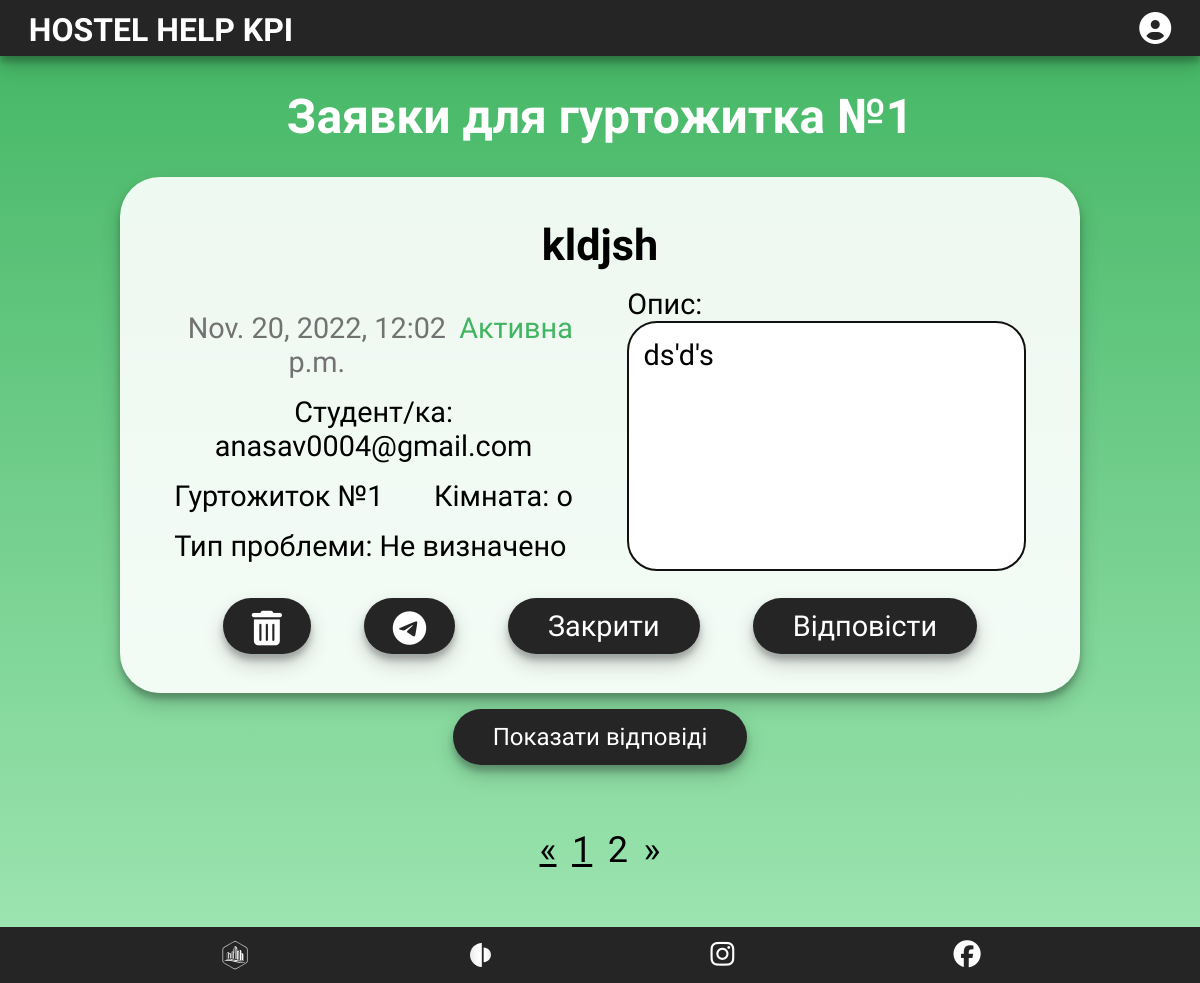
/profile/1/?page=2 (signed in), run on the app's committed database.
### hostel_help/models.py (models this page shows, shortened)
class Report(models.Model):
    PROBLEM_CHOICES = (("Електрик", "Електрик"),
                       ("Столяр", "Столяр"),
                       ("Сантехнік", "Сантехнік"),
                       ("Не визначено", "Не визначено"))
    DORMITORIES_CHOICES = ((1, "1 гуртожиток"),
                           (4, "4 гуртожиток"))
    email = models.EmailField(max_length=80, default=False)
    title = models.CharField(max_length=70)
    problem_type = models.CharField(choices=PROBLEM_CHOICES, max_length=70, default="Не визначено")
    dormitory = models.IntegerField(choices=DORMITORIES_CHOICES)
    exact_place = models.CharField(max_length=100)
    description = models.TextField()
    date = models.DateTimeField(auto_now_add=True)
    status = models.CharField(max_length=50, default="Неактивна")

### hostel_help/views.py (the view, shortened to what this page needs)
# urls.py: path('profile/', views.profile, name='profile'),
def profile(request, dormitory=None):
    if request.method == 'POST':
        if request.user.is_superuser:
            reports = Report.objects.filter(dormitory=dormitory).order_by('-date')
            replies = Contact.objects.prefetch_related('report_id').filter(report_id__in=reports.values('id'))
            form = ContactForm(request.POST)
            if form.is_valid():
                instance = form.save(commit=False)
                report_id = int(request.POST.get('report_id'))
                print(report_id)
                if report_id:
                    report = Report.objects.get(id=report_id)
                    instance.report_id = report
                instance.email = reports.get(id=report_id).email
                instance.date_report = Report.objects.get(id=report_id).date
                instance.save()
                subject = 'HOSTEL HELP KPI'
                message = instance.message
                email_from = settings.EMAIL_HOST_USER
                recipient_list = [instance.email, ]
                send_mail(subject, message, email_from, recipient_list, fail_silently=False)
                messages.success(request, f'Your message has been sent.')
                return redirect(reverse('profile', args=[dormitory]))
    else:
        if request.user.is_superuser:
            reports = Report.objects.filter(dormitory=dormitory).order_by('-date')
            replies = Contact.objects.prefetch_related('report_id').filter(report_id__in=reports.values('id'))
            page = request.GET.get('page', 1)
            paginator = Paginator(reports, 8)
            try:
                reports = paginator.page(page)
            except PageNotAnInteger:
                reports = paginator.page(1)
            except EmptyPage:
                reports = paginator.page(paginator.num_pages)
            form = ContactForm()
            return render(request, 'profile.html', {'user': request.user,
                                                    'form': form,
                                                    'reports': reports,
                                                    'replies': replies,
                                                    'dormitory': dormitory})

### templates/profile.html (shortened to what this page needs)
{% extends "base.html" %}
{% load static %}
{% block css_files %}
<link href="{% static '/css/profile.css' %}" rel="stylesheet" type="text/css" />
{% endblock css_files %}
{% block content %}
{% if user.is_superuser %}
{% if reports %}
<h1>Заявки для гуртожитка №{{ dormitory }}</h1>
{% for report in reports %}
<div class="report" id="{{ report.id }}">
   <div class="main-block">
         <h2 class="report-title">{{ report.title }}</h2>
         <div class="information">
            <div class="time-status message-elem">
               <p>{{ report.date }}</p>
               <p class="status">{{ report.status }}</p>
            </div>
            <div class="student message-elem">
               <p>Студент/ка: {{ report.email }}</p>
            </div>
            <div class="message-elem">
               <p>Гуртожиток №{{ report.dormitory }}</p>
               <p>Кімната: {{ report.exact_place }}</p>
            </div>
            <div class="message-elem">
               <p>Тип проблеми: {{ report.problem_type }}</p>
            </div>
         </div>
         <div class="description">
            <p>Опис:</p>
            <p class="message">{{ report.description }}</p>
         </div>
         <div class="report-buttons">
         <a onclick="return confirm('Ви впевнені, що бажаєте видалити запис?')"
            href="{% url 'delete_report' dormitory report.id %}" class="enter-button"><i
               class="fa-solid fa-trash-can"></i></a>
         <a href="https://t.me/share/url?url=anastasiasavchyn.pythonanywhere.com/&text={{ report.date }}%0A{{ report.email }}
                  %0A{{ report.title }}%0AТип: {{ report.problem_type }}%0AГуртожиток:{{ report.dormitory }}
                  %0AКонкретне місце: {{report.exact_place }}%0AОпис: {{ report.description }}"
            target="_blank" class="enter-button">
            <i class="fa-brands fa-telegram"><span class="fa-sr-only">Поширити в Telegram</span></i></a>
         {% if report.status == "Неактивна" or report.status == "Активна" %}
         <form action="{% url 'change_status' dormitory report.id %}?next={{ request.path|urlencode }}#{{ report.id }}"
            method="POST">
            {% if report.status == "Неактивна" %}
            <button class="enter-button" type="submit">Прийняти</button>
            {% elif report.status == "Активна" %}
            <button class="enter-button" type="submit"
               onclick="return confirm('Ви впевнені, що бажаєте закрити запис?')">Закрити</button>
            {% endif %}
         </form>
            {% endif %}
         {% if report.status == "Активна" %}
         <button class="reply-button enter-button" data-value="{{ report.id }}"
            onclick="showAnswerPopup(this)">Відповісти</button>
         {% endif %}
      </div>
   </div>
   {% if report.contact_emails.all %}
   <button class="show-replies enter-button" data-value="{{ report.id }}" onclick="showReplies(this)">Показати
      відповіді</button>
   {% endif %}
</div>
{% endfor %}
{% endif %}
{% endif %}
{% if reports.has_other_pages %}
<ul class="pagination">
   {% if reports.has_previous %}
   <li><a href="?page={{ reports.previous_page_number }}">&laquo;</a></li>
   {% else %}
   <li class="disabled"><span>&laquo;</span></li>
   {% endif %}
   {% for i in reports.paginator.page_range %}
   {% if reports.number == i %}
   <li class="active"><span>{{ i }} <span class="sr-only">(current)</span></span></li>
   {% else %}
   <li><a href="?page={{ i }}">{{ i }}</a></li>
   {% endif %}
   {% endfor %}
   {% if reports.has_next %}
   <li><a href="?page={{ reports.next_page_number }}">&raquo;</a></li>
   {% else %}
   <li class="disabled"><span>&raquo;</span></li>
   {% endif %}
</ul>
{% endif %}
{% endblock %}

### static/css/style.css (style rules this page uses)
html, body { height: 100%; margin: 0; }
:root { --main-height: 3.5rem; --main-block-black: #252525; --main-block-bg: rgba(255, 255, 255, 0.9); --margin-or-padding: 8%; --main-width: 88%; --border-radius: 40px; --box-shadow: rgba(0, 0, 0, 0.19) 0 10px 20px, rgba(0, 0, 0, 0.23) 0 6px 6px; }
button { cursor: pointer; }
* { box-sizing: border-box; }
body { font-family: 'Yanone Kaffeesatz', sans-serif; display: flex; flex-direction: column; overflow: overlay; }
a { color: #000000; }
footer a, nav a, .enter-button, header a { text-decoration: none; }
main > * { margin: 2rem auto 0; width: var(--main-width); }
main > *:last-child { margin-bottom: var(--main-height); }
.main-block { width: var(--main-width); background: var(--main-block-bg); border-radius: var(--border-radius); max-width: 50rem; padding: 1.7rem; font-size: 120%; overflow: hidden; box-shadow: var(--box-shadow); }
h1, h2 { color: #ffffff; height: fit-content; display: inline-block; padding-bottom: 0; }
form { display: flex; flex-direction: column; flex-wrap: wrap; text-align: start; }
form > *, .instruction figcaption { margin-top: 1.7rem; }
input, textarea, select, .enter-button, optgroup { font-family: "Yanone Kaffeesatz", sans-serif; display: inline-block; border: none; font-size: 75%; padding: 0.6rem; }
.enter-button { min-width: 10rem; max-width: fit-content; padding: 0 2.5rem; height: var(--main-height); line-height: var(--main-height); font-size: 100%; border-radius: 2.5rem; color: #ffffff; background: var(--main-block-black); margin: 0 auto; box-shadow: var(--box-shadow); }
a.enter-button { font-size: 100% }

### static/css/profile.css (style rules this page uses)
div.report { padding-bottom: 1rem; width: 100%; }
.report-buttons { display: flex; flex-wrap: wrap; justify-content: space-evenly; }
.report-buttons a, .report-buttons button { margin: 0.7rem !important; }
.main-block { margin: 4rem auto 0; display: flex; flex-wrap: wrap; align-items: center; }
.main-block:first-of-type { margin-top: 2rem; }
.main-block > * { margin: 1rem auto 0; width: 95%; }
.main-block > * > *, .message-elem > * { margin: 0; }
.description p:first-of-type { margin-bottom: 0; }
.message-elem { margin: 1rem auto 0; }
.message { border: #111111 2px solid; border-radius: 30px; overflow: auto; background: #ffffff; padding: 0.9rem; width: 100%; min-height: 100px; margin: 0; }
.information { display: flex; flex-direction: column; flex-wrap: wrap; }
.information > * { display: flex; justify-content: left; width: 100%; }
.message-elem { justify-content: space-between; }
.time-status { color: #727272; }
.description { text-align: left; }
.report > * { margin: 1rem auto; max-width: 60rem; }
.show-replies { display: block; }
ul.pagination li { list-style: none; display: inline-block; font-size: 150%; margin: 0 0.3rem; }
ul.pagination { padding: 0; }
.main-block h2 { color: #000000; }
.enter-button { margin-top: 1rem; }
a.enter-button { min-width: unset; font-size: 120%; padding: 0.17rem 1.8rem 0; }
@media screen and (min-width: 504px) { .message-elem > *:first-child { margin-right: 3rem; } }
@media screen and (min-width: 504px) { .message-elem { justify-content: left; } }
@media screen and (min-width: 768px) { .information, .description { width: calc(var(--main-width) / 2); justify-content: space-evenly; } }
@media screen and (min-width: 768px) { .report-buttons a, .report-buttons button { margin: 0.7rem 0 !important; } }
@media screen and (min-width: 768px) { .message, .information { height: 250px; min-height: fit-content; } }
@media screen and (min-width: 768px) { .message-elem > *:first-child { margin-right: 0; } }
@media screen and (min-width: 768px) { .information > * { justify-content: space-between; } }

### data on the page
Report: title "kldjsh", date "Nov. 20, 2022, 12:02 p.m.", status "Активна", email "anasav0004@gmail.com", dormitory "1", exact_place "o", problem_type "Не визначено", description "ds'd's", shows "Закрити", {{ report.id }} 7 (drawn)

### other printed values
{{ dormitory }} "1"
{{ i }} "1"
{{ i }} "2"
